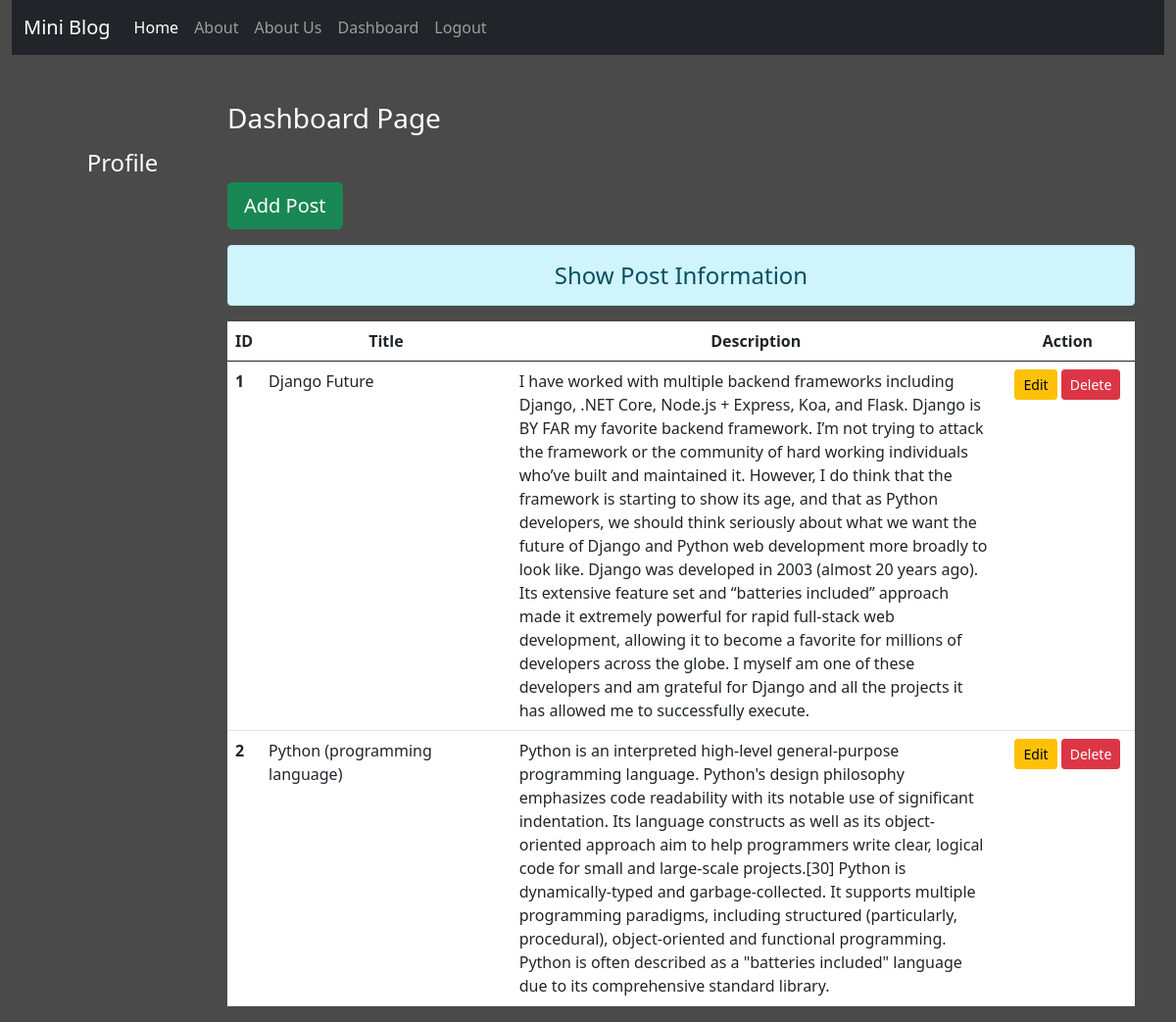
The page /dashboard/ (signed in) on the database its author committed.
### blogapp/models.py (models this page shows, shortened)
class Post(models.Model):
    title = models.CharField(max_length=64)
    desc = models.TextField()

### blogapp/views.py (the view)
# urls.py: path('dashboard/',views.dashboard,name='dashboard'),
def dashboard(request):
    if request.user.is_authenticated:
        posts = Post.objects.all()
        user = request.user
        full_name = user.get_full_name()
        gps = user.groups.all()
        return render(request,'blogapp/dashboard.html',{'posts':posts,'full_name':full_name,'groups':gps})
    else:
        return HttpResponseRedirect('/login/')

### templates/blogapp/dashboard.html (shortened to what this page needs)
{% extends 'blogapp/base.html' %}
{% load static %}
{% block side %}
<div class="col-sm-2 text-white my-5 text-center">
    <h4 class="my-5">Profile</h4>
</div>
{% endblock side %}
{% block content %}
<div class="col-sm-10">
<h3 class="text-white my-5">Dashboard Page</h3>
<a href="{% url 'addpost'  %}" class="btn btn-lg btn-success">Add Post</a><br>
<h4 class="text-center alert alert-info mt-3">Show Post Information</h4>
{% if posts %}
<table class="table table-hover bg-white">
    <thead>
    <tr class="text-center">
        <th scope="col" style="width:2%">ID</th>
        <th scope="col" style="width:28%">Title</th>
        <th scope="col" style="width:55%">Description</th>
        <th scope="col" style="width:15%">Action</th>
    </tr>
    </thead>
    <tbody>
        {% for post in posts %}
        <tr>
            <th scope="row">{{post.id}}</th>
            <td>{{post.title}}</td>
            <td>{{post.desc}}</td>
            <td class="text-center">
                <a href="{% url 'updatepost' post.id %}" class="btn btn-warning btn-sm" >Edit</a>
                {% if perms.blog.delete_post %}
                <form action="{% url 'deletepost' post.id %}" method="post" class="d-inline">
                    <input type="submit" class="btn btn-danger btn-sm" value="Delete">
                </form>
                {% endif %}
            </td>
        </tr>
        {% endfor %}
    </tbody>
</table>
{% else %}
<h4 class="text-center alert alert-warning">No Records</h4>
{% endif %}
</div>
{% endblock %}

### templates/blogapp/base.html (shortened to what this page needs)
<!DOCTYPE html>
{% load static %}
<html lang="en">
<head>
    <link rel="stylesheet" href="{% static 'css/bootstrap.css' %}">
    <link rel="stylesheet" href="{% static 'css/style.css' %}">
</head>
<body>
    <div class="container-fluid bg-black">
        {% include 'blogapp/navbar.html' %}
    </div>
    <div class="container">
        <div class="row">
            {% block side %}
            {% endblock side %}
            {% block content %}
            {% endblock content %}
        </div>
    </div>
</body>
</html>

### templates/blogapp/navbar.html (shortened to what this page needs)
<nav class="navbar navbar-expand-lg navbar-dark bg-dark">
    <div class="container-fluid">
      <a class="navbar-brand" href="#">Mini Blog</a>
      <div class="collapse navbar-collapse" id="navbarNav">
        <ul class="navbar-nav">
          <li class="nav-item">
            <a class="nav-link active" aria-current="page" href="/">Home</a>
          </li>
          <li class="nav-item">
            <a class="nav-link" href="{% url 'about' %}">About</a>
          </li>
          <li class="nav-item">
            <a class="nav-link" href="{% url 'contact' %}">About Us</a>
          </li>
          {% if request.user.is_authenticated %}
          <li class="nav-item">
            <a class="nav-link" href="{% url 'dashboard' %}">Dashboard</a>
          </li>
          <li class="nav-item">
            <a class="nav-link" href="{% url 'logout' %}">Logout</a>
          </li>
          {% endif %}
        </ul>
      </div>
    </div>
  </nav>

### static/css/style.css (style rules this page uses)
body { background-color: rgb(75, 74, 74); color: antiquewhite; }

### rows shown on the page
Post: id "1", title "Django Future", desc "I have worked with multiple backend frameworks including Django, .NET Core, Node.js + Express, Koa, and Flask. Django is BY FAR my favorite backend framework. I’m not trying to attack the framework or the community of hard working individuals who’ve built and maintained it. However, I do think that the framework is starting to show its age, and that as Python developers, we should think seriously about what we want the future of Django and Python web development more broadly to look like. Django was developed in 2003 (almost 20 years ago). Its extensive feature set and “batteries included” approach made it extremely powerful for rapid full-stack web development, allowing it to become a…"
Post: id "2", title "Python (programming language)", desc "Python is an interpreted high-level general-purpose programming language. Python's design philosophy emphasizes code readability with its notable use of significant indentation. Its language constructs as well as its object-oriented approach aim to help programmers write clear, logical code for small and large-scale projects.[30] Python is dynamically-typed and garbage-collected. It supports multiple programming paradigms, including structured (particularly, procedural), object-oriented and functional programming. Python is often described as a \"batteries included\" language due to its comprehensive standard library."
